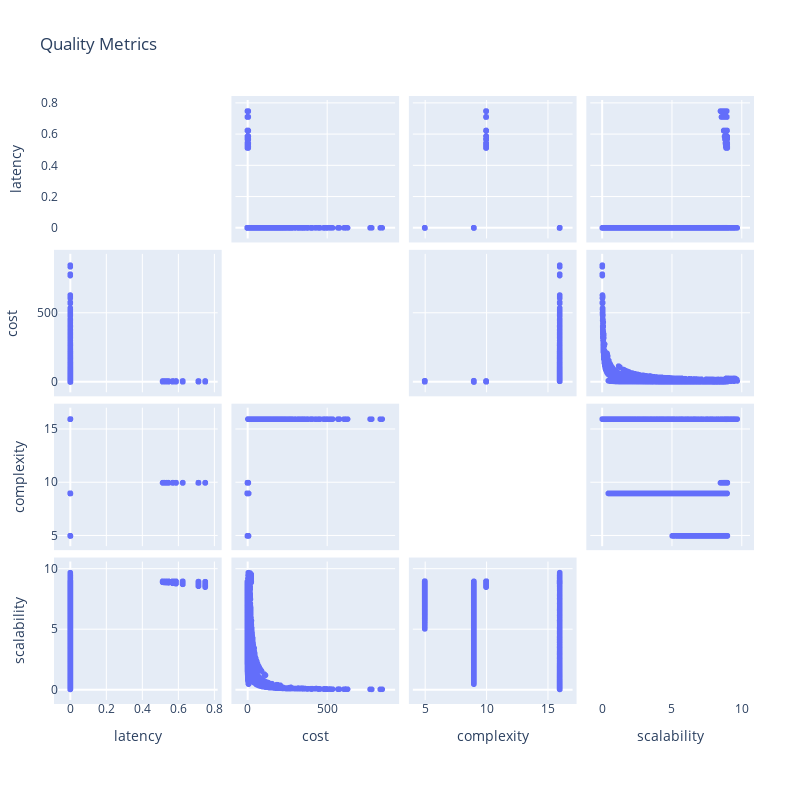

This figure's notebook cell:
### Markdown cell above
## Data Display

### Code cell
cost_uplim = None
cost_lowlim = None
latency_uplim = None
latency_lowlim = None
complexity_uplim = None
complexity_lowlim = None
scalability_uplim = None
scalability_lowlim = None

topologies_in = [1.1, 1.2, 1.3, 1.4, 2.1, 2,2, 3.0];

df_filtered = df.copy();

if cost_uplim != None:
    df_filtered = df_filtered.loc[df_filtered['cost'] < cost_uplim]
if cost_lowlim != None:
    df_filtered = df_filtered.loc[df_filtered['cost'] > cost_lowlim]
if latency_uplim != None:
    df_filtered = df_filtered.loc[df_filtered['latency'] < latency_uplim]
if latency_lowlim != None:    
    df_filtered = df_filtered.loc[df_filtered['latency'] > latency_lowlim]
if complexity_uplim != None:
    df_filtered = df_filtered.loc[df_filtered['complexity'] < complexity_uplim]
if complexity_lowlim != None:    
    df_filtered = df_filtered.loc[df_filtered['complexity'] > complexity_lowlim]
if scalability_uplim != None:
    df_filtered = df_filtered.loc[df_filtered['scalability'] < scalability_uplim]
if scalability_lowlim != None:    
    df_filtered = df_filtered.loc[df_filtered['scalability'] > scalability_lowlim]

df_filtered = df_filtered[df['Topology'].isin(topologies_in)]

filtered_length = len(df_filtered)

print("Data statistics: " + filedir + "\n" 
    + "Original size: " + str(full_length) + " rows \n" 
    + "Cleaned size: " + str(cleaned_length) + " rows \n"
    + "Dulicated: " + str(full_length - cleaned_length) + " rows \n"
    + "Filtered size: " + str(filtered_length) + " rows \n"
    + "Dimension: " + str(len(df.columns)) + " columns \n"
    + "Topologies count: " + str(number_of_topologies) + "\n"
    + "Topologies: " + ', '.join([str(topo) for topo in df.columns[0:number_of_topologies]]))

#topoScatterPrint(df_filtered, 'latency','cost', False)
#topoScatterPrint(df_filtered, 'latency','scalability', False)
#topoScatterPrint(df_filtered, 'latency','complexity', False)

#topoScatterPrint(df_filtered, 'scalability','cost', False)
#topoScatterPrint(df_filtered, 'scalability','complexity', False)

#topoScatterPrint(df_filtered, 'complexity','cost', False)
printParameterScatter(df_filtered, ["latency", "cost","complexity","scalability"],None, "Quality Metrics")

### Figure 1 — Plotly figure (JSON) as saved in the notebook; plotly's stock layout.template omitted (floating-point values rounded to 4 significant figures; data arrays with more than 128 entries replaced by an {"elided": "..."} marker saying what was removed)
{"data": [{"diagonal": {"visible": false}, "dimensions": [{"axis": {"matches": true}, "label": "latency", "values": {"elided": "10136 float values"}}, {"axis": {"matches": true}, "label": "cost", "values": {"elided": "10136 float values"}}, {"axis": {"matches": true}, "label": "complexity", "values": {"elided": "10136 int values"}}, {"axis": {"matches": true}, "label": "scalability", "values": {"elided": "10136 float values"}}], "hovertemplate": "%{xaxis.title.text}=%{x}<br>%{yaxis.title.text}=%{y}<extra></extra>", "legendgroup": "", "marker": {"color": "#636efa", "symbol": "circle"}, "name": "", "showlegend": false, "type": "splom"}], "layout": {"autosize": false, "dragmode": "select", "height": 800, "legend": {"tracegroupgap": 0}, "margin": {"b": 100, "l": 50, "pad": 4, "r": 50, "t": 100}, "title": {"text": "Quality Metrics"}, "width": 800}}
